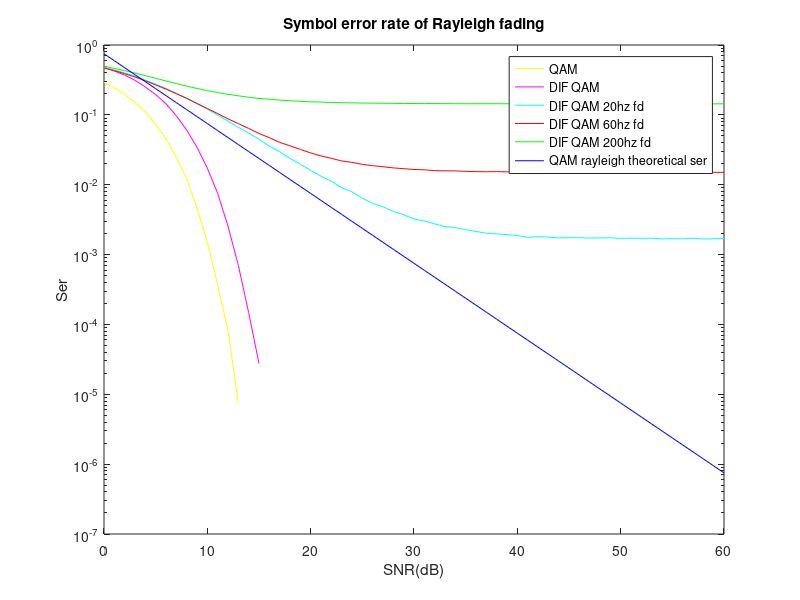

Source code (MATLAB):
function shi_04_v1
clear all;
T=200;%total Times , increase to get more accurate result
fs=2000;
s = randi(4,1,fs*T);%generate a 2bits/symbol signal
t = [1+1i -1+1i -1-1i 1-1i];
a = t(s);%transfor it in to4QAM random sequence
SNR = 0:1:60;% Eb/N0 in db


%QAM
Eb = sum(abs(a).^2)/T/fs;% compute the power of signal
N0 = Eb./10.^(SNR/10);
sigma = sqrt( N0 /2);% compute the sigma of noise by SNR
no = randn(length(sigma),length(a)) + randn(length(sigma),length(a)) * 1i;
no = no.*repmat(sigma,length(a),1)';%complex noise
a1 = repmat(a,length(sigma),1)+no;% add the noise to signal
%make the reciver signal decision
s1 = 1*(real(a1)>0&imag(a1)>=0) + 2*(real(a1)<=0&imag(a1)>0) + 3*(real(a1)<0&imag(a1)<=0) + 4*(real(a1)>=0&imag(a1)<0);
ser = s1 -  repmat(s,length(sigma),1);
ser = (0~=ser);
ser = (sum(ser'))./fs/T;%Symbol error rate
figure('name','assignment4')
semilogy(SNR,ser,'yellow') 
hold on


%DIF QAM
c = [1 + 1i a/(1+1i)];
for l=2:length(c)
c(l) = c(l-1)*c(l);%generate the DIF signal of orginal signal
end
Eb = sum(abs(c).^2)/T/fs;% compute the power of signal
N0 = Eb./10.^(SNR/10);
sigma = sqrt( N0 /2);% compute the sigma of noise by SNR
no = randn(length(sigma),length(c)) + randn(length(sigma),length(c)) * 1i;
no = no.*repmat(sigma,length(c),1)';%complex noise
c1 = repmat(c,length(sigma),1)+no;% add the noise to signal
a1 = c1(:,2:length(c1))./c1(:,1:length(c1)-1).*(1+1i);% restore the orginal signal form DIF
%make the reciver signal decision
s1 = 1*(real(a1)>0&imag(a1)>=0) + 2*(real(a1)<=0&imag(a1)>0) + 3*(real(a1)<0&imag(a1)<=0) + 4*(real(a1)>=0&imag(a1)<0);
ser = s1 -  repmat(s,length(sigma),1);
ser = (0~=ser);
ser = (sum(ser'))./fs/T;%Symbol error rate
semilogy(SNR,ser,'magenta') 


%DIF QAM with rayleigh
color = {'cyan'  'red'  'green'};
fd = [20 60 200];%let fd = 20,60,200
for l=1:3
    g = genG( fd(l) , length(c));%generate the gain with doppler frequency fd
    c1 = repmat(c,length(sigma),1).*repmat(g,length(sigma),1)+no;% add noise and gain to signal
    a1 = c1(:,2:length(c1))./c1(:,1:length(c1)-1).*(1+1i);% restore the orginal signal form DIF
    %make the reciver signal decision
    s1 = 1*(real(a1)>0&imag(a1)>=0) + 2*(real(a1)<=0&imag(a1)>0) + 3*(real(a1)<0&imag(a1)<=0) + 4*(real(a1)>=0&imag(a1)<0);
    ser = s1 -  repmat(s,length(sigma),1);
    ser = (0~=ser);
    ser = (sum(ser'))./fs/T;%Symbol error rate
    semilogy(SNR,ser,color{l}) 
end


%theoretical ser in 4QAM with rayleigh fading
r=1.5*log2(4)/(4-1);
ser=3./(4.*r.*(10.^(SNR/10))); % for 4 QAM rayleigh fading ser 
semilogy(SNR,ser,'blue') ;
title('Symbol error rate of Rayleigh fading')
xlabel('SNR(dB)')
ylabel('Ser');
legend('QAM','DIF QAM','DIF QAM 20hz fd','DIF QAM 60hz fd','DIF QAM 200hz fd','QAM rayleigh theoretical ser')
end


function g = genG( fd , n1) %generate the gain with doppler frequency and sampling frequency and time T
fs=2000;
fx = - fs / 2 : 1 : fs / 2;
n = randn( 1 , n1 ) + randn( 1 , n1 ) * 1i;%white Noise with sigama 1 mu 0
S=zeros(1,length(fx));
for l=-fs/2:1:fs/2
    if abs(l)<fd
        S(l+fs/2+1)=6000/4/pi/fd/sqrt(1-(l/fd)^2);%Produce the PSD of Doppler function
    else
        S(l+fs/2+1)=0;
    end
end
S1 = circshift(S,ceil(size(S)/2));
h = ifft(sqrt(S1));%Doppler filter
h = circshift(h,floor(size(h)/2));
g = filter ( h , 1 , n );
end